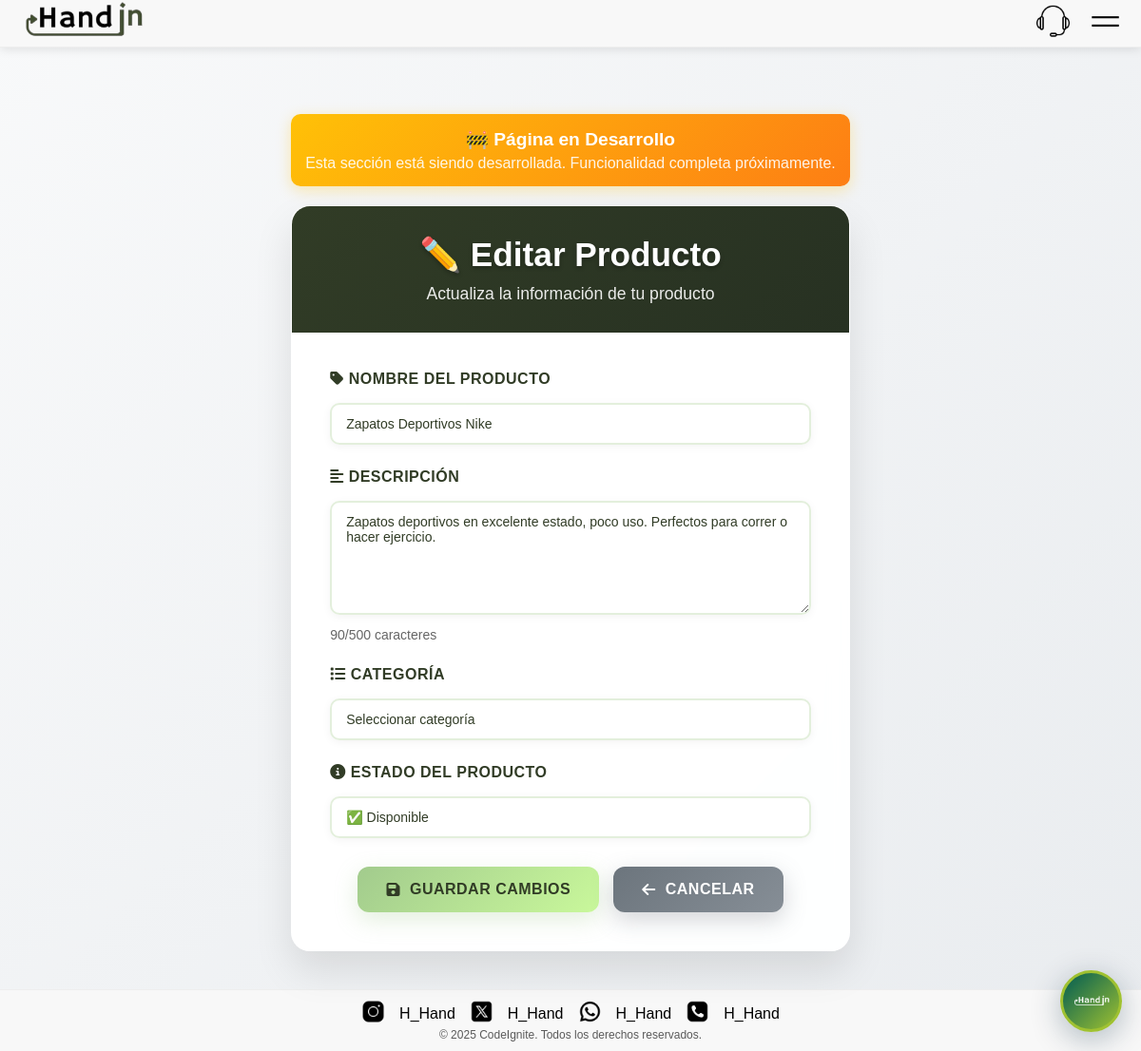
The app's page /editar-producto.php?id=1 (signed in) with its own data.
### tables this page shows
CREATE TABLE IF NOT EXISTS `productos` (
  `id` int NOT NULL AUTO_INCREMENT,
  `user_id` int NOT NULL,
  `nombre` varchar(100) NOT NULL,
  `descripcion` text,
  `imagen` varchar(255) NOT NULL,
  `categoria` varchar(50) DEFAULT NULL,
  `estado` enum('disponible','intercambiado','reservado') DEFAULT 'disponible',
  `created_at` timestamp NULL DEFAULT CURRENT_TIMESTAMP,
  `updated_at` timestamp NULL DEFAULT CURRENT_TIMESTAMP ON UPDATE CURRENT_TIMESTAMP,
  PRIMARY KEY (`id`),
  KEY `user_id` (`user_id`)
);

### editar-producto.php (the view, shortened to what this page needs)
<?php
$producto_id = isset($_GET['id']) ? (int)$_GET['id'] : 0;
$pdo = getConnection();
$stmt = $pdo->prepare("SELECT * FROM productos WHERE id = ? AND user_id = ?");
$stmt->execute([$producto_id, $_SESSION['user_id']]);
$producto = $stmt->fetch(PDO::FETCH_ASSOC);
include 'includes/header.php';
?>
<div class="edit-product-container">
    <div style="background: linear-gradient(135deg, #ffc107, #fd7e14); color: white; padding: 15px; border-radius: 10px; margin-bottom: 20px; text-align: center; box-shadow: 0 4px 15px rgba(255,193,7,0.3);">
        <h3 style="margin: 0; font-size: 1.2em;">🚧 Página en Desarrollo</h3>
        <p style="margin: 5px 0 0; opacity: 0.9;">Esta sección está siendo desarrollada. Funcionalidad completa próximamente.</p>
    </div>
    <div class="edit-product-card">
        <div class="card-header">
            <h1>✏️ Editar Producto</h1>
            <p>Actualiza la información de tu producto</p>
        </div>
        <div class="card-body">
            <form method="POST" action="">
                <div class="form-group">
                    <label for="nombre">
                        <i class="fas fa-tag"></i> Nombre del Producto
                    </label>
                    <input type="text"
                           id="nombre"
                           name="nombre"
                           class="form-control"
                           value="<?php echo htmlspecialchars($producto['nombre']); ?>"
                           required
                           maxlength="100">
                </div>
                <div class="form-group">
                    <label for="descripcion">
                        <i class="fas fa-align-left"></i> Descripción
                    </label>
                    <textarea id="descripcion"
                              name="descripcion"
                              class="form-control"
                              required
                              maxlength="500"
                              placeholder="Describe tu producto en detalle..."><?php echo htmlspecialchars($producto['descripcion']); ?></textarea>
                </div>
                <div class="form-group">
                    <label for="categoria">
                        <i class="fas fa-list"></i> Categoría
                    </label>
                    <select id="categoria" name="categoria" class="form-control form-select">
                        <option value="">Seleccionar categoría</option>
                    </select>
                </div>
                <div class="form-group">
                    <label for="estado">
                        <i class="fas fa-info-circle"></i> Estado del Producto
                    </label>
                    <select id="estado" name="estado" class="form-control form-select" required>
                        <option value="disponible" <?php echo $producto['estado'] === 'disponible' ? 'selected' : ''; ?>>✅ Disponible</option>
                    </select>
                </div>
                <div class="btn-group">
                    <button type="submit" class="btn btn-primary">
                        <i class="fas fa-save"></i> Guardar Cambios
                    </button>
                    <a href="mis-productos.php" class="btn btn-secondary">
                        <i class="fas fa-arrow-left"></i> Cancelar
                    </a>
                </div>
            </form>
        </div>
    </div>
</div>
<?php include 'includes/footer.php'; ?>

### css/style.css (style rules this page uses)
* { font-family: Arial, sans-serif; padding: 0; margin: 0; box-sizing: border-box; user-select: none; }
a { text-decoration: none; color: inherit; }
body { min-height: 100vh; display: flex; flex-direction: column; padding-top: 70px; }

### css/perseo-actions.css (style rules this page uses)
.form-group { display: flex; flex-direction: column; gap: 8px; }
.form-group label { color: #313C26; font-weight: 600; font-size: 14px; }
.form-group input, .form-group textarea, .form-group select { padding: 12px 15px; border: 2px solid rgba(162,203,141,0.3); border-radius: 10px; background: rgba(255,255,255,0.9); color: #313C26; font-size: 14px; transition: all 0.2s ease; }
.form-group textarea { min-height: 80px; resize: vertical; }

### editar-producto.php (style rules this page uses)
body { background: linear-gradient(135deg, #f8f9fa 0%, #e9ecef 100%); min-height: 100vh; padding-top: 80px; }
.edit-product-container { max-width: 800px; margin: 40px auto; padding: 0 20px; }
.edit-product-card { background: rgba(255,255,255,0.95); backdrop-filter: blur(10px); border-radius: 20px; box-shadow: 0 20px 40px rgba(0,0,0,0.1); border: 1px solid rgba(255,255,255,0.2); overflow: hidden; }
.card-header { background: linear-gradient(135deg, #313C26 0%, #273122 100%); color: white; padding: 30px; text-align: center; }
.card-header h1 { margin: 0; font-size: 2.2em; font-weight: 700; text-shadow: 0 2px 4px rgba(0,0,0,0.3); }
.card-header p { margin: 10px 0 0 0; opacity: 0.9; font-size: 1.1em; }
.card-body { padding: 40px; }
.form-group { margin-bottom: 25px; }
.form-group label { display: block; margin-bottom: 8px; font-weight: 600; color: #313C26; font-size: 16px; text-transform: uppercase; letter-spacing: 0.5px; }
.form-control { width: 100%; padding: 15px 20px; border: 2px solid #e9ecef; border-radius: 12px; font-size: 16px; transition: all 0.3s ease; background: #fff; box-shadow: 0 2px 10px rgba(0,0,0,0.05); }
textarea.form-control { resize: vertical; min-height: 120px; }
.form-select { appearance: none; background-position: right 12px center; background-repeat: no-repeat; background-size: 16px; padding-right: 40px; }
.btn-group { display: flex; gap: 15px; justify-content: center; margin-top: 30px; }
.btn { padding: 15px 30px; border: none; border-radius: 12px; font-size: 16px; font-weight: 600; cursor: pointer; transition: all 0.3s ease; text-decoration: none; display: inline-flex; align-items: center; gap: 10px; text-transform: uppercase; letter-spacing: 0.5px; min-width: 150px; justify-content: center; }
.btn-primary { background: linear-gradient(135deg, #A2CB8D, #C9F89B); color: #313C26; box-shadow: 0 8px 25px rgba(162,203,141,0.3); }
.btn-secondary { background: linear-gradient(135deg, #6c757d, #868e96); color: white; box-shadow: 0 8px 25px rgba(108,117,125,0.3); }

### records on screen
productos: nombre "Zapatos Deportivos Nike", descripcion "Zapatos deportivos en excelente estado, poco uso. Perfectos para correr o hacer ejercicio.", estado "✅ Disponible"
